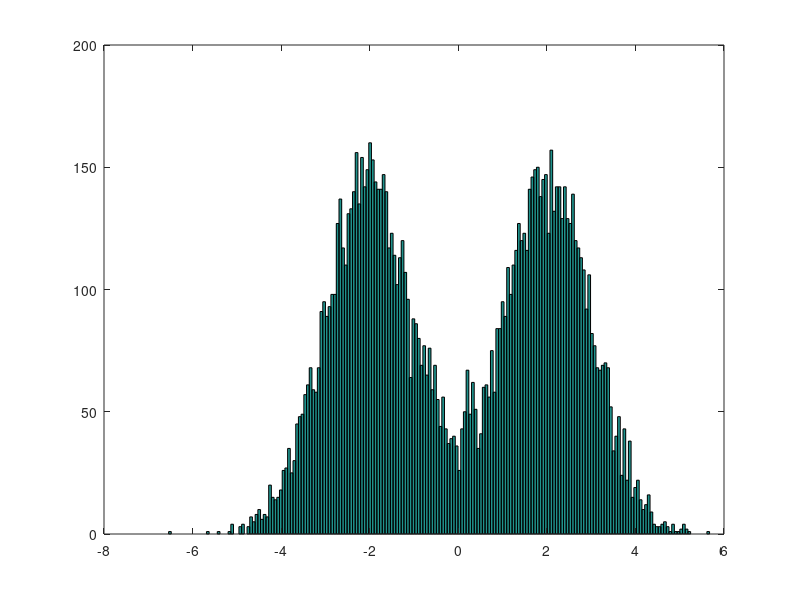

This chart was generated by the following MATLAB code: (Note: this script raises an error after producing the figure.)
%%  Framework for Generating toy datasets with known variations
%   Behrang Mehrparvar
%   behrang.mehrparvar@gmail.com

%   This code generates a dataset with two normal distributions

%   Please refer to thesis/paper for more details

%  Generate Dataset
setting1.count = 6000;      % number of samples


%   noise
setting1.noise.parameter = 0.001;

mu1 = -2;      mu2 = 2;
sigma1 = 1;  sigma2 = 1;

v1 = normrnd(mu1,sigma1,setting1.count,1);
v2 = normrnd(mu2,sigma2,setting1.count,1);

v = [v1; v2];

figure;hist(v,200);

% Save Dataset
filename = 'dataset2.mat';
if(~exist('folder_data'))
    folder_data = '\data\';
end
data_raw = v; data_var = [v1 zeros(size(v2)); v2 zeros(size(v1))]; setting = setting1;
save(fullfile(pwd,folder_data, filename),'data_raw','data_var','setting');